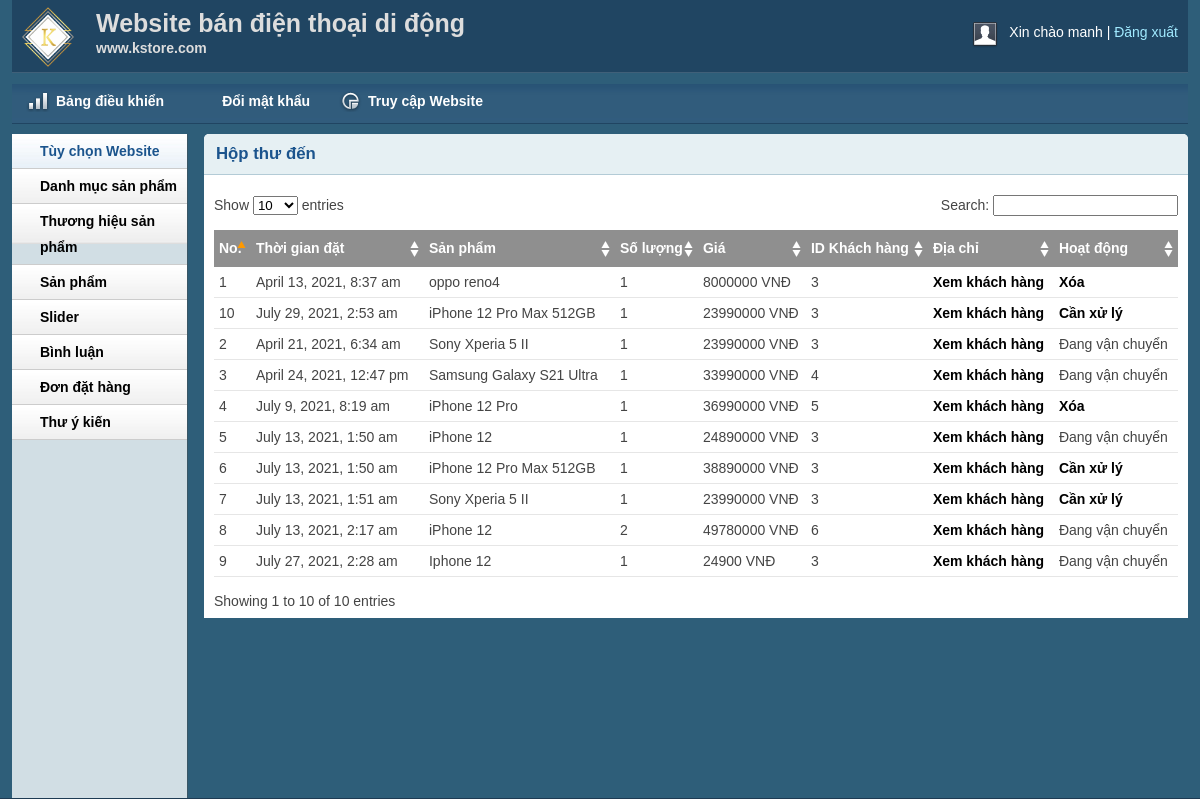
Page /DoAn/admin/inbox.php (signed in) on the committed database.
### tables this page shows
CREATE TABLE IF NOT EXISTS `tbl_order` (
`id` int(11) NOT NULL,
  `productId` int(11) NOT NULL,
  `productName` varchar(255) NOT NULL,
  `customer_id` int(11) NOT NULL,
  `quantity` int(11) NOT NULL,
  `price` varchar(255) NOT NULL,
  `image` varchar(255) NOT NULL,
  `status` int(11) DEFAULT '0',
  `date_order` timestamp NOT NULL DEFAULT CURRENT_TIMESTAMP
);

### DoAn/lib/database.php (called while the page is built, shortened)
<?php
Class Database{
   public $host   = DB_HOST;
   public $user   = DB_USER;
   public $pass   = DB_PASS;
   public $dbname = DB_NAME;
   public $link;
private function connectDB(){
   $this->link = new mysqli($this->host, $this->user, $this->pass,
    $this->dbname);
 }
public function select($query){
  $result = $this->link->query($query) or
   die($this->link->error.__LINE__);
  if($result->num_rows > 0){
    return $result;
  } else {
    return false;
  }
 }
}

### DoAn/classes/cart.php (called while the page is built, shortened)
<?php
	$filepath = realpath(dirname(__FILE__));
	include_once ($filepath.'/../lib/database.php');
	include_once ($filepath.'/../helpers/format.php');
?>
<?php
	class cart
	{
		private $db;
		public function __construct()
		{
			$this->db = new Database();
		}
		public function get_inbox_cart(){
			$query = "SELECT * FROM tbl_order ORDER BY date_order";
			$get_inbox_cart = $this->db->select($query);
			return $get_inbox_cart;
		}
	}
?>

### DoAn/helpers/format.php (called while the page is built, shortened)
<?php
class Format{
 public function formatDate($date){
    return date('F j, Y, g:i a', strtotime($date));
 }
}
?>

### DoAn/admin/inbox.php (the view, shortened to what this page needs)
<?php include 'inc/header.php';?>
<?php include 'inc/sidebar.php';?>
<?php
$filepath = realpath(dirname(__FILE__));
include_once ($filepath.'/../classes/cart.php');
include_once ($filepath.'/../helpers/format.php');
?>
        <div class="grid_10">
            <div class="box round first grid">
                <h2>Hộp thư đến</h2>
                <div class="block">
                    <table class="data display datatable" id="example">
					<thead>
						<tr>
							<th>No.</th>
							<th>Thời gian đặt</th>
							<th>Sản phẩm</th>
							<th>Số lượng</th>
							<th>Giá</th>
							<th>ID Khách hàng</th>
							<th>Địa chỉ</th>
							<th>Hoạt động</th>
						</tr>
					</thead>
					<tbody>
						<?php
						$ct = new cart();
						$fm = new Format();
						$get_inbox_cart = $ct->get_inbox_cart();
						if($get_inbox_cart){
							$i = 0;
							while($result = $get_inbox_cart->fetch_assoc()){
								$i++;
						 ?>
						<tr class="odd gradeX">
							<td><?php echo $i; ?></td>
							<td><?php echo $fm->formatDate($result['date_order']) ?></td>
							<td><?php echo $result['productName'] ?></td>
							<td><?php echo $result['quantity'] ?></td>
							<td><?php echo $result['price'].' '.'VNĐ' ?></td>
							<td><?php echo $result['customer_id'] ?></td>
							<td><a href="customer.php?customerid=<?php echo $result['customer_id'] ?>">Xem khách hàng</a></td>
							<td>
							<?php
							if($result['status']==0){
							?>
								<a href="?shiftid=<?php echo $result['id'] ?>&price=<?php echo $result['price'] ?>&time=<?php echo $result['date_order'] ?>">Cần xử lý</a>
								<?php
							}elseif($result['status']==1){
								?>
								<?php
								echo 'Đang vận chuyển';
								?>
							<?php
							}elseif($result['status']==2){
							?>
							<a href="?delid=<?php echo $result['id'] ?>&price=<?php echo $result['price'] ?>&time=<?php echo $result['date_order'] ?>">Xóa</a>
							<?php
								}
							?>
							</td>
						</tr>
						<?php
					}}
						?>
					</tbody>
				</table>
               </div>
            </div>
        </div>
<?php include 'inc/footer.php';?>

### DoAn/admin/css/text.css (style rules this page uses)
body { font: 13px/1.5 Tahoma, Helvetica, Arial, 'Liberation Sans', FreeSans, sans-serif; }
h2 { font-size: 23px; }
p, dl, hr, h1, h2, h3, h4, h5, h6, ol, ul, pre, table, address, fieldset { margin-bottom: 20px; }

### DoAn/admin/css/grid.css (style rules this page uses)
.grid_1, .grid_2, .grid_3, .grid_4, .grid_5, .grid_6, .grid_7, .grid_8, .grid_9, .grid_10, .grid_11, .grid_12, .grid_13, .grid_14, .grid_15, .grid_16 { display: inline; float: left; margin-left: 1%; margin-right: 1%; }
.container_12 .grid_10 { width: 81.333%; }

### DoAn/admin/css/layout.css (style rules this page uses)
body { background: #fff none repeat scroll 0 0; color: #444; font-size: 14px; padding: 0; }
a { color: #000; font-weight:bold; text-decoration: none; }
h1, h2, h3, h4, h5, h6 { line-height:1.2em; margin-bottom:.3em; }
h2 { margin-top:1em; }
.box { background:#fff; margin-bottom:20px; padding:10px 10px 10px 10px; margin-left:-8px; }
.box.grid { padding-bottom:40px; }
.box.round { -moz-border-radius: 5px 5px 0px 0px; -webkit-border-radius: 5px 5px 0px 0px; border-radius: 5px 5px 0px 0px; }
.box h2 { font-size:1.2em; font-weight:bold; color:#1B548D; background:#E6F0F3; margin:-10px -10px 0 -10px; padding:10px 12px; border-bottom:1px solid #B3CBD6; -moz-border-radius: 5px 5px 0px 0px; -webkit-border-radius: 5px 5px 0px 0px; border-radius: 5px 5px 0px 0px; }
.box.first { min-height: 406px; }
.block { padding-top:20px; }
.block { padding-bottom:1px; }
table.display { margin: 0 auto; clear: both; width: 100%; }
.sorting_asc { background: #8f8f8f url(../img/table/sort_asc.png) no-repeat center right; padding:8px 5px; text-align:left; color:#fff; }
.sorting { background:#8f8f8f url(../img/table/sort_both.png) no-repeat center right; padding:8px 5px; text-align:left; color:#fff; }
tr.odd { height: 30px; line-height: 30px; border-bottom:1px solid #e6e6e6; }
tr.even { height: 30px; line-height: 30px; border-bottom:1px solid #e6e6e6; }
tr.odd td, tr.even td { padding-left:5px; }

### rows in the picture
tbl_order: date_order "April 13, 2021, 8:37 am", productName "oppo reno4", quantity "1", price "8000000", customer "3"
tbl_order: date_order "April 21, 2021, 6:34 am", productName "Sony Xperia 5 II", quantity "1", price "23990000", customer "3", status "Đang vận chuyển"
tbl_order: date_order "April 24, 2021, 12:47 pm", productName "Samsung Galaxy S21 Ultra", quantity "1", price "33990000", customer "4", status "Đang vận chuyển"
tbl_order: date_order "July 9, 2021, 8:19 am", productName "iPhone 12 Pro", quantity "1", price "36990000", customer "5"
tbl_order: date_order "July 13, 2021, 1:50 am", productName "iPhone 12", quantity "1", price "24890000", customer "3", status "Đang vận chuyển"
tbl_order: date_order "July 13, 2021, 1:50 am", productName "iPhone 12 Pro Max 512GB", quantity "1", price "38890000", customer "3"
tbl_order: date_order "July 13, 2021, 1:51 am", productName "Sony Xperia 5 II", quantity "1", price "23990000", customer "3"
tbl_order: date_order "July 13, 2021, 2:17 am", productName "iPhone 12", quantity "2", price "49780000", customer "6", status "Đang vận chuyển"
tbl_order: date_order "July 27, 2021, 2:28 am", productName "Iphone 12", quantity "1", price "24900", customer "3", status "Đang vận chuyển"
tbl_order: date_order "July 29, 2021, 2:53 am", productName "iPhone 12 Pro Max 512GB", quantity "1", price "23990000", customer "3"

### other values in the picture
Session::get('adminName') "manh"
